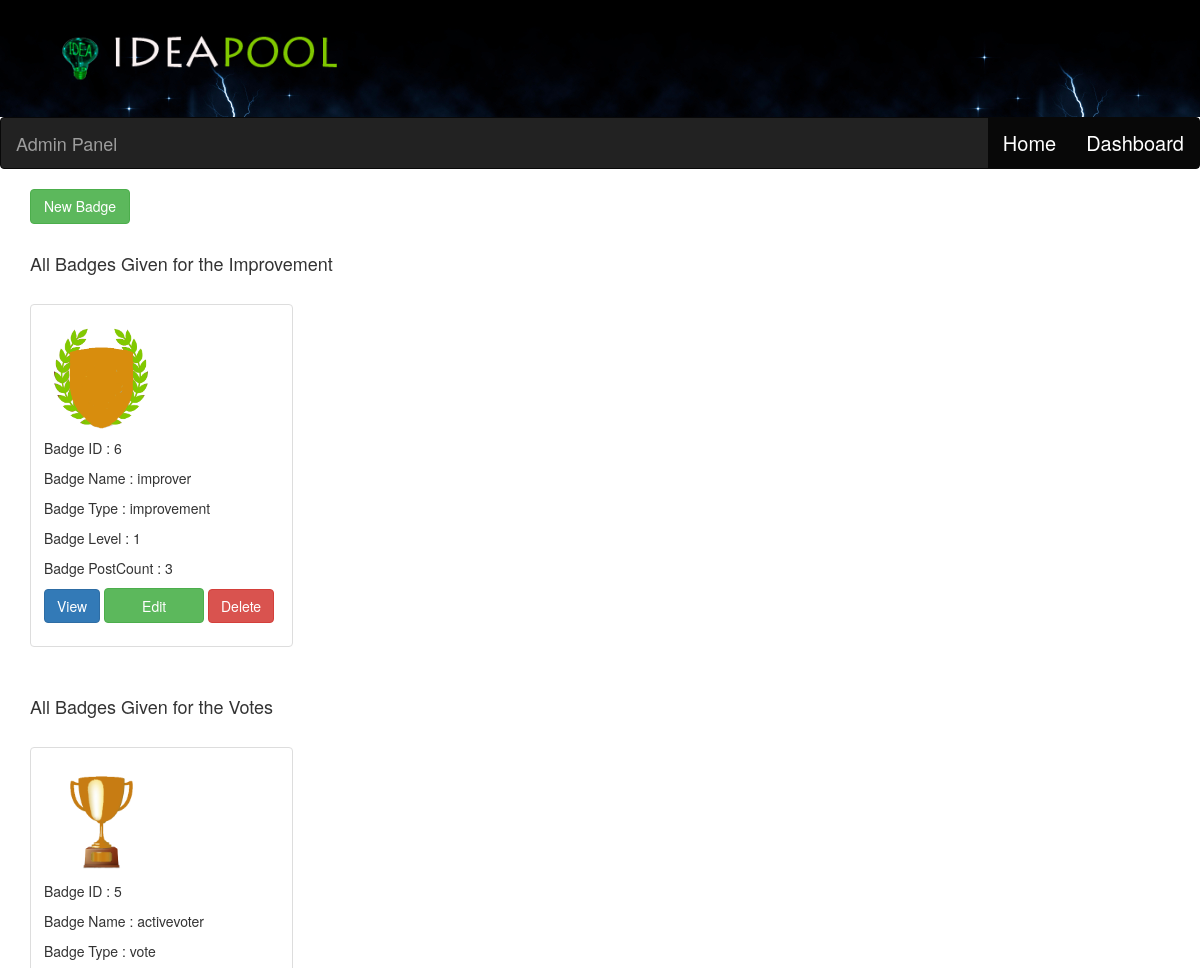
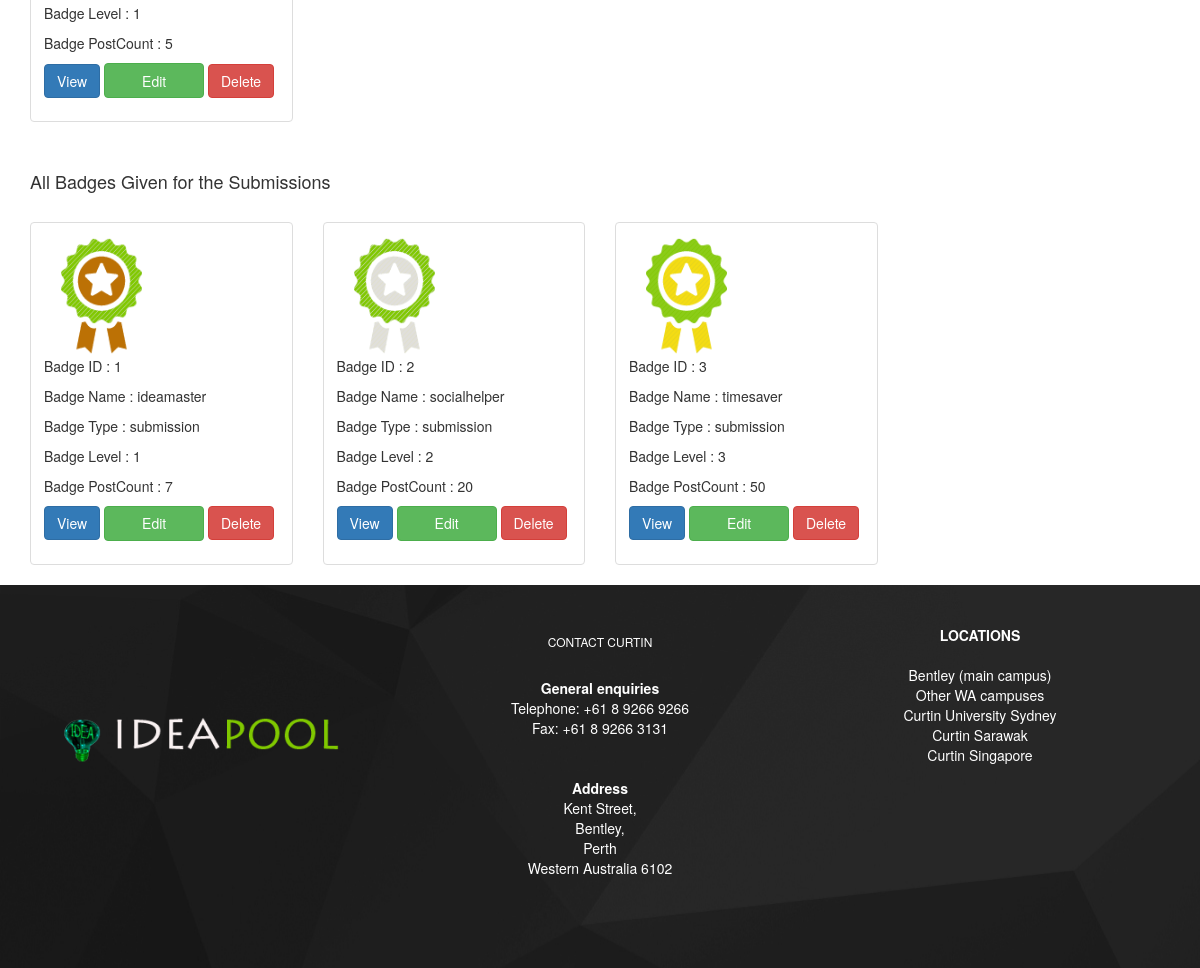
Page /awardDisplay.php on the committed database (2 pictures, top to bottom).
### tables this page shows
CREATE TABLE IF NOT EXISTS `reward` (
  `id` int(20) NOT NULL AUTO_INCREMENT,
  `name` varchar(255) NOT NULL,
  `level` int(20) NOT NULL,
  `img` varchar(255) NOT NULL,
  `postcount` int(20) NOT NULL,
  `type` varchar(255) NOT NULL,
  `description` varchar(255) NOT NULL,
  PRIMARY KEY (`id`)
);

### awardDisplay.php (the view, shortened to what this page needs)
<!DOCTYPE html PUBLIC "-//W3C//DTD XHTML 1.0 Transitional//EN" "http://www.w3.org/TR/xhtml1/DTD/xhtml1-transitional.dtd">
<html xmlns="http://www.w3.org/1999/xhtml">
<head>
<link rel="stylesheet" href="css/ideacss.css" />
<link rel="stylesheet" href="css/bootstrap.min.css"></link>
<link rel="stylesheet" type="text/css" href="stickytooltip.css" />
</head>
<body>
<?php
include('header.php');
?>
<nav class = "navbar navbar-inverse" role = "navigation">
           <div class = "navbar-header" style="font-size:20px">
              <a class = "navbar-brand" href = "adminPanel.php">Admin Panel</a>
           </div>
           <div style="font-size:20px">
                            <div class="nav">
                                          <ul class = "nav navbar-nav pull-right">
                                                <li class = "active"><a href = "index.php">Home</a></li>
                                                <li class = "active"><a href = "adminPanel.php">Dashboard</a></li>
                                          </ul>
                             </div>
              </div>
</nav>
<div class="container">
<a href="addAwards.php" class="btn btn-success" role="button" width="20em" height: 2em;>New Badge</a>
<div class="row">
<div class="col-md-12">
<br/>
<h4>All Badges Given for the Improvement </h4>
<br/>
<?php
include("database_connect.php");
$query = "select * from reward where type = 'improvement'";
$result=mysqli_query($con,$query);
?>
<tr class="info">
<div class="row">
<?php while($row=mysqli_fetch_array($result)){
  ?>
  <div class="col-xs-6 col-md-3">
    <div class="thumbnail" data-tooltip="sticky1">
      <div class="caption">
      <img src="<?php echo $row['img']?>" height="120px" width="115px" align="middle">
        <p>Badge ID : <?php echo $row['id'] ?></p>
        <p>Badge Name : <?php echo $row['name']; ?></p>
        <p>Badge Type        : <?php echo $row['type'] ?></p>
        <p>Badge Level      : <?php echo $row['level'] ?></p>
         <p>Badge PostCount      : <?php echo $row['postcount'] ?></p>
        <p><a href="viewAwards.php?sendId=<?= $row['id'] ?>" onclick="pop_up(this);return false;" class="btn btn-primary" role="button">View</a>
        <button type="button" name="button" class="btn btn-success" onclick="javascript:Edit_id(<?php echo $row['id']; ?>)">Edit</button>
        <button type="button" name="button" class="btn btn-danger" onclick="javascript:delete_id(<?php echo $row['id']; ?>)">Delete</button>
      </div>
    </div>
  </div>
  <?php
}
?>
</div>
</div>
</div>
<div class="row">
<div class="col-md-12">
<br/>
<h4>All Badges Given for the Votes </h4>
<br/>
<?php
include("database_connect.php");
$query = "select * from reward where type = 'vote'";
$result=mysqli_query($con,$query);
?>
<tr class="info">
<div class="row">
<?php while($row=mysqli_fetch_array($result)){
  ?>
  <div class="col-xs-6 col-md-3">
    <div class="thumbnail" data-tooltip="sticky2">
      <div class="caption">
      <img src="<?php echo $row['img']?>" height="120px" width="115px" align="middle">
        <p>Badge ID : <?php echo $row['id'] ?></p>
        <p>Badge Name : <?php echo $row['name']; ?></p>
        <p>Badge Type        : <?php echo $row['type'] ?></p>
        <p>Badge Level      : <?php echo $row['level'] ?></p>
        <p>Badge PostCount      : <?php echo $row['postcount'] ?></p>
        <p><a href="viewAwards.php?sendId=<?= $row['id'] ?>" onclick="pop_up(this);return false;" class="btn btn-primary" role="button">View</a>
          <button type="button" name="button" class="btn btn-success" onclick="javascript:Edit_id(<?php echo $row['id']; ?>)">Edit</button>
        <button type="button" name="button" class="btn btn-danger" onclick="javascript:delete_id(<?php echo $row['id']; ?>)">Delete</button>
      </div>
    </div>
  </div>
  <?php
}
?>
</div>
</div>
</div>
<div class="row">
<div class="col-md-12">
<br/>
<h4>All Badges Given for the Submissions </h4>
<br/>
<?php
include("database_connect.php");
$query = "select * from reward where type = 'submission'";
$result=mysqli_query($con,$query);
?>
<tr class="info">
<div class="row">
<?php while($row=mysqli_fetch_array($result)){
  ?>
  <div class="col-xs-6 col-md-3">
    <div class="thumbnail" data-tooltip="sticky3">
      <div class="caption">
      <img src="<?php echo $row['img']?>" height="120px" width="115px" align="middle">
        <p>Badge ID : <?php echo $row['id'] ?></p>
        <p>Badge Name : <?php echo $row['name']; ?></p>
        <p>Badge Type        : <?php echo $row['type'] ?></p>
        <p>Badge Level      : <?php echo $row['level'] ?></p>
        <p>Badge PostCount      : <?php echo $row['postcount'] ?></p>
        <p><a href="viewAwards.php?sendId=<?= $row['id'] ?>" onclick="pop_up(this);return false;" class="btn btn-primary" role="button">View</a>
          <button type="button" name="button" class="btn btn-success" onclick="javascript:Edit_id(<?php echo $row['id']; ?>)">Edit</button>
        <button type="button" name="button" class="btn btn-danger" onclick="javascript:delete_id(<?php echo $row['id']; ?>)">Delete</button>
      </div>
    </div>
  </div>
  <?php
}
?>
</div>
</div>
</div>
</div>
<?php
 include('footer.php');
?>
</body>
</html>

### css/ideacss.css (style rules this page uses)
.btn-success { background-color:#6fc100; height:35px; width:100px; font-weight:bolder; font-size:15px; }

### rows in the picture
reward: img (picture), id "6", name "improver", type "improvement", level "1", postcount "3"
reward: img (picture), id "5", name "activevoter", type "vote", level "1", postcount "5"
reward: img (picture), id "1", name "ideamaster", type "submission", level "1", postcount "7"
reward: img (picture), id "2", name "socialhelper", type "submission", level "2", postcount "20"
reward: img (picture), id "3", name "timesaver", type "submission", level "3", postcount "50"
